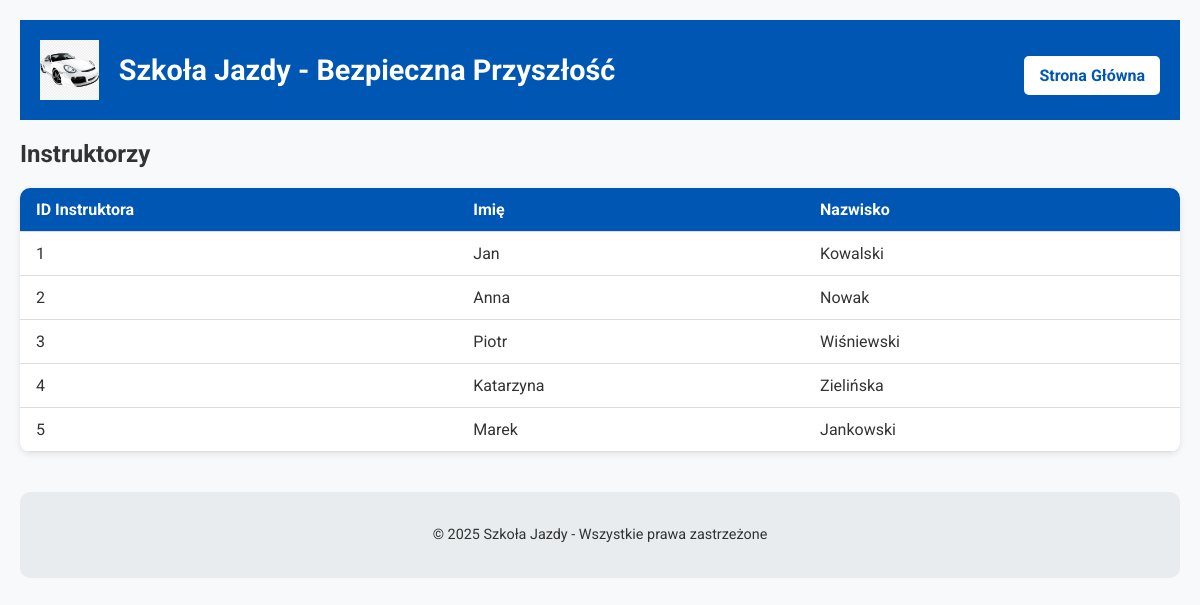
Screenshot of /instruktorzy.php with the database file from the repository.
### tables this page shows
CREATE TABLE `instruktorzy` (
  `ID_Instruktora` int(11) NOT NULL,
  `Imie` varchar(50) NOT NULL,
  `Nazwisko` varchar(50) NOT NULL
);

### instruktorzy.php (the view, shortened to what this page needs)
<?php
include 'db_connect.php';
$query = "SELECT * FROM Instruktorzy";
$stmt = $pdo->query($query);
?>
<!DOCTYPE html>
<html lang="pl">
<head>
    <link rel="stylesheet" href="style.css">
</head>
<body>
    <div class="container">
        <header>
            <div class="logo">
                <img src="car_logo.png" alt="Logo Szkoły Jazdy" class="logo-img">
                <h1>Szkoła Jazdy - Bezpieczna Przyszłość</h1>
            </div>
            <nav>
                <a href="index.php" class="btn">Strona Główna</a>
            </nav>
        </header>
        <main>
            <section class="instruktorzy-container">
                <h2>Instruktorzy</h2>
                <table class="table">
                    <thead>
                        <tr>
                            <th>ID Instruktora</th>
                            <th>Imię</th>
                            <th>Nazwisko</th>
                        </tr>
                    </thead>
                    <tbody>
                        <?php
                        while ($row = $stmt->fetch(PDO::FETCH_ASSOC)) {
                            echo "<tr>";
                            echo "<td>" . $row['ID_Instruktora'] . "</td>";
                            echo "<td>" . $row['Imie'] . "</td>";
                            echo "<td>" . $row['Nazwisko'] . "</td>";
                            echo "</tr>";
                        }
                        ?>
                    </tbody>
                </table>
            </section>
        </main>
        <footer>
            <p>&copy; 2025 Szkoła Jazdy - Wszystkie prawa zastrzeżone</p>
        </footer>
    </div>
</body>
</html>

### style.css (style rules this page uses)
body { font-family: 'Roboto', 'Open Sans', sans-serif; margin: 0; padding: 0; background-color: #f8f9fa; color: #333; }
.container { max-width: 1200px; margin: 0 auto; padding: 20px; }
header { background-color: #0056b3; color: white; padding: 20px; display: flex; align-items: center; justify-content: space-between; flex-wrap: wrap; }
.logo { display: flex; align-items: center; }
.logo-img { height: 60px; margin-right: 20px; }
header h1 { font-size: 1.8em; margin: 0; }
nav { display: flex; gap: 15px; margin-top: 10px; }
nav .btn { background-color: #ffffff; color: #0056b3; padding: 10px 15px; text-decoration: none; border-radius: 5px; font-weight: bold; transition: background-color 0.3s ease; }
table.table { width: 100%; border-collapse: collapse; margin-top: 20px; background-color: white; border-radius: 10px; overflow: hidden; box-shadow: 0 2px 6px rgba(0, 0, 0, 0.1); }
table.table thead { background-color: #0056b3; color: white; }
table.table th, table.table td { padding: 12px 16px; text-align: left; border-bottom: 1px solid #ddd; }
footer { text-align: center; padding: 20px; background-color: #e9ecef; margin-top: 40px; border-radius: 10px; font-size: 0.9em; }

### rows the page displays
instruktorzy: ID_Instruktora "1", Imie "Jan", Nazwisko "Kowalski"
instruktorzy: ID_Instruktora "2", Imie "Anna", Nazwisko "Nowak"
instruktorzy: ID_Instruktora "3", Imie "Piotr", Nazwisko "Wiśniewski"
instruktorzy: ID_Instruktora "4", Imie "Katarzyna", Nazwisko "Zielińska"
instruktorzy: ID_Instruktora "5", Imie "Marek", Nazwisko "Jankowski"
